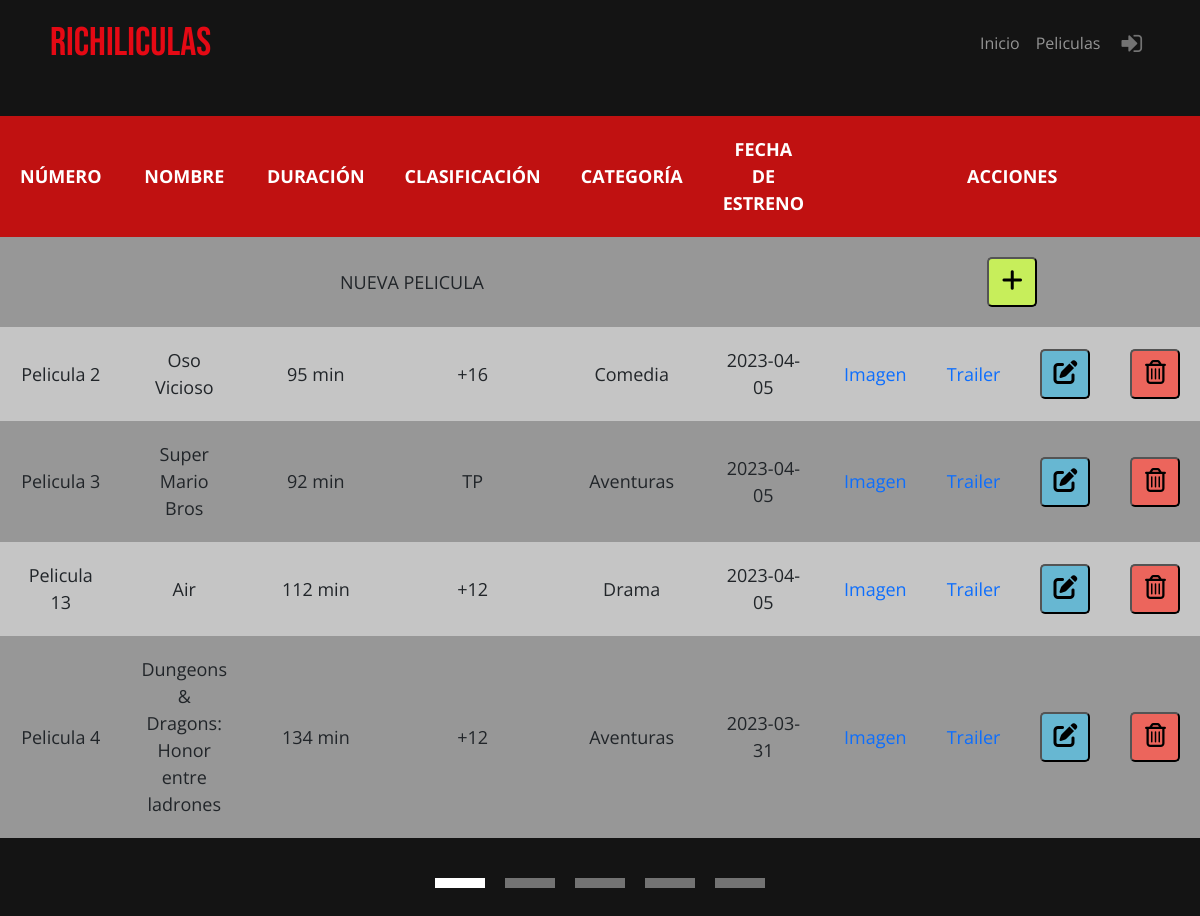
Screenshot of /controlador/admin/controlador_admin_peliculas.php with the database file from the repository.
### tables this page shows
CREATE TABLE `pelicula` (
  `id_pelicula` smallint(6) NOT NULL,
  `nombre` varchar(200) NOT NULL,
  `imagen` varchar(200) DEFAULT NULL,
  `sinopsis` varchar(2000) DEFAULT NULL,
  `duracion` smallint(6) NOT NULL,
  `url` varchar(1000) DEFAULT NULL,
  `clasificacion` enum('TP','+7','+12','+16','+18') NOT NULL,
  `categoria` enum('Acción','Aventuras','Ciencia Ficción','Comedia','No-Ficción','Drama','Documental','Fantasía','Musical','Suspense','Terror','Thriller','Animación','Infantil') NOT NULL,
  `fecha_estreno` date DEFAULT NULL
);

### modelo/conexion.php (called while the page is built)
<?php
class Conexion
{
    private $servidor = "localhost";
    private $usuario = "root";
    private $clave = "";
    private $dbname = "cine";
    function conex()
    {
        try {
            return new PDO("mysql:host=$this->servidor;dbname=$this->dbname;charset=utf8", $this->usuario, $this->clave);
        } catch (PDOException $e) {
            return "Error" . $e->getMessage();
        }
    }
}
?>

### modelo/paginacion.php (called while the page is built, shortened)
<?php
include_once("conexion.php");
class Paginacion extends Conexion
{
    private $resultadoporpag;
    private $indice;
    private $totalpag;
    private $conexion;
    private $tabla;
    function __construct($resultadoporpag, $tabla)
    {
        $this->tabla = $tabla;
        $this->conexion = parent::conex();
        $this->resultadoporpag = $resultadoporpag;
        $this->indice = 0;
        $this->conexion = parent::conex();
        $this->calcularPag();
    }
    function calcularPag()
    {
        if ($this->tabla == 'pelicula' || $this->tabla == 'pelicula_admin') {
            $stmt = $this->conexion->prepare("SELECT COUNT(DISTINCT pelicula.id_pelicula) as total FROM pelicula;");
        } elseif ($this->tabla == 'sala') {
            $stmt = $this->conexion->prepare("SELECT COUNT(DISTINCT sala.id_sala) as total FROM sala;");
        }elseif ($this->tabla == 'usuario') {
            $stmt = $this->conexion->prepare("SELECT COUNT(DISTINCT usuario.id_usuario) as total FROM usuario;");
        }elseif ($this->tabla == 'entradas') {
            $stmt = $this->conexion->prepare("SELECT COUNT(DISTINCT reserva.id_reserva) as total FROM reserva;");
        }
        $stmt->execute();
        $this->numresultados = $stmt->fetch(PDO::FETCH_OBJ)->total;
        $this->totalpag = $this->numresultados / $this->resultadoporpag;
    }
    function mostrar()
    {
        try {
            if ($this->tabla == 'pelicula' || $this->tabla == 'pelicula_admin') {
                $stmt = $this->conexion->prepare("SELECT DISTINCT id_pelicula, nombre,imagen,sinopsis,duracion, url, clasificacion,categoria, fecha_estreno FROM pelicula ORDER BY fecha_estreno DESC, id_pelicula ASC LIMIT $this->indice, $this->resultadoporpag;");
            } elseif ($this->tabla == 'sala') {
                $stmt = $this->conexion->prepare("SELECT DISTINCT id_sala,descripcion,capacidad,habilitada,luxury FROM sala ORDER BY id_sala LIMIT $this->indice, $this->resultadoporpag;");
            } elseif ($this->tabla == 'usuario') {
                $stmt = $this->conexion->prepare("SELECT DISTINCT id_usuario,nombre,apellido,correo,contrasena,rol FROM usuario ORDER BY id_usuario LIMIT $this->indice, $this->resultadoporpag;");
            }
            $stmt->execute();
            $registroarray = $stmt->fetchAll(PDO::FETCH_ASSOC);
            return $registroarray;
        } catch (PDOException $e) {
            echo "Error" . $e->getMessage();
        }
    }
    function numeritos()
    {
        $array = array();
        for ($i = 0; $i < $this->totalpag; $i++) {
            $array[] = $i + 1;
        }
        return $array;
    }
}

### vista/pelicula/pelicula_admin.php (the view, shortened to what this page needs)
<!DOCTYPE html>
<html lang="en">
<head>
    <link rel="stylesheet" href="vista/css/tablasAdmin.css">
    <link rel="stylesheet" href="vista/css/estilos.css">
    <link href="https://cdn.jsdelivr.net/npm/bootstrap@5.3.0-alpha1/dist/css/bootstrap.min.css" rel="stylesheet">
</head>
<body>
    <?php
    include "vista/menu.php";
    ?>
    <table id='table'>
        <thead>
            <th data-titulo='Número'>NÚMERO</th>
            <th data-titulo='Nombre'>NOMBRE</th>
            <th data-titulo='Duración'>DURACIÓN</th>
            <th data-titulo='Clasificación'>CLASIFICACIÓN</th>
            <th data-titulo='Categoria'>CATEGORÍA</th>
            <th data-titulo='Fecha de estreno'>FECHA DE ESTRENO</th>
            <th data-titulo='acciones' colspan="4">ACCIONES</th>
        </thead>
        <tr>
            <td colspan="6">NUEVA PELICULA</td>
            <td colspan="4">
                <form method="post" action="index.php">
                    <button class="insert" name="nueva_pelicula" title="Añadir"><i class='fas fa-plus' style='font-size:24px'></i></button>
                </form>
            </td>
        </tr>
        <?php
        foreach ($arraypeliculaspaginado_pelicula as $row) {
        ?>
            <tr>
                <td data-titulo='Número'><?php echo 'Pelicula ' . $row['id_pelicula'] ?></td>
                <td data-titulo='Nombre'><?php echo $row['nombre'] ?></td>
                <td data-titulo='Duración'><?php echo $row['duracion'] . ' min' ?></td>
                <td data-titulo='Clasificación'><?php echo $row['clasificacion'] ?></td>
                <td data-titulo='Categoria'><?php echo $row['categoria'] ?></td>
                <td data-titulo='Fecha de estreno'><?php echo $row['fecha_estreno'] ?></td>
                <td>
                    <?php if ($row['imagen'] != null) { ?>
                        <a href="vista/fotos/<?php echo $row['imagen'] ?>" target="_blank" style="text-decoration: none">Imagen</a>
                    <?php } else { ?>
                    <?php } ?>
                </td>
                <td>
                    <?php if ($row['url'] != null) { ?>
                        <a href="<?php echo 'https://www.youtube.com/embed/' . $row['url'] ?>" target="_blank" style="text-decoration: none">Trailer</a>
                    <?php } else { ?>
                    <?php } ?>
                </td>
                <td>
                    <form method="post" action="index.php">
                        <button class="edit" name="editar_pelicula" title="Editar"><i class='fas fa-edit' style='font-size:24px'></i></button>
                    </form>
                </td>
                <td>
                    <form method="post" action="index.php">
                        <button class="trash" name="borrar_peli" title="Borrar"><i class='far fa-trash-alt' style='font-size:24px'></i></button>
                    </form>
                </td>
            </tr>
        <?php
        }
        ?>
    </table>
    <div id='contain'>
        <div id='dentro' style="margin-top: 0px; margin-bottom:40px">
            <?php
            foreach ($num_pelicula as $a) {
                if (isset($_GET["pagina_pelicula"])) {
                    if ($_GET["pagina_pelicula"] == $a) {
            ?>
                        <a href='?pagina_pelicula=<?= ($a) ?>'>
                            <div id='colorea' class='dentro'></div>
                        </a>
                    <?php
                    } else {
                    ?>
                        <a href='?pagina_pelicula=<?= ($a) ?>'>
                            <div class='dentro'></div>
                        </a>
                    <?php
                    }
                } else {
                    if ($a == 1) {
                    ?>
                        <a href='?pagina_pelicula=<?= ($a) ?>'>
                            <div id='colorea' class='dentro'></div>
                        </a>
                    <?php
                    } else {
                    ?>
                        <a href='?pagina_pelicula=<?= ($a) ?>'>
                            <div class='dentro'></div>
                        </a>
            <?php
                    }
                }
            }
            ?>
        </div>
    </div>
</body>
</html>

### controlador/admin/controlador_admin_peliculas.php (shortened to what this page needs)
<?php
if (isset($_POST['nueva_pelicula']) || isset($_POST['editar_pelicula']) || (isset($_POST['enviar_pelicula']))) {
    if (isset($_POST["id_pelicula"])) {
        $id_pelicula = $_POST["id_pelicula"];
    }
    if (isset($_POST['enviar_pelicula'])) {
        if (!isset($_POST['id_pelicula'])) {
            $id_pelicula = $peliculas->obtieneUltimoID();
            $id_pelicula = $id_pelicula + 1;
            $nombre = $_POST['nombre'];
            $imagen = $_FILES['imagen']['name'];
            $temp = $_FILES['imagen']['tmp_name'];
            if ($imagen != null) {
                move_uploaded_file($temp, 'vista/fotos/' . $imagen);
            } else {
                $imagen = null;
            }
            $sinopsis = $_POST['sinopsis'];
            $duracion = $_POST['duracion'];
            $url = $_POST['url_new'];
            $clasificacion = $_POST['clasificacion'];
            $categoria = $_POST['categoria'];
            $fecha_estreno = $_POST['fecha_estreno'];
            $fecha_mysql = date('Y-m-d', strtotime(str_replace('/', '-', $fecha_estreno)));
            $pelicula_nueva = new Pelicula($id_pelicula, $nombre, $imagen, $sinopsis, $duracion, $url, $clasificacion, $categoria, $fecha_mysql);
            $pelicula_nueva->crear();
            $result = 'Pelicula creada correctamente';
            $pagina_pelicula = new Paginacion(4, "pelicula_admin");
            $arraypeliculaspaginado_pelicula = $pagina_pelicula->mostrar();
            $num_pelicula = $pagina_pelicula->numeritos();
            require_once('./controlador/crear_horario.php');
            require_once("vista/pelicula/pelicula_admin.php");
        } else {
            $id_pelicula = $_POST["id_pelicula"];
            $nombre = $_POST['nombre'];
            $imagen = $_FILES['imagen']['name'];
            $temp = $_FILES['imagen']['tmp_name'];
            if ($imagen != null) {
                move_uploaded_file($temp, 'vista/fotos/' . $imagen);
            } else {
                $peli = new Pelicula('', '', '', '', '', '', '', '', '');
                $imagen = $peli->obtieneDeID($id_pelicula)->imagen;
            }
            $sinopsis = $_POST['sinopsis'];
            $duracion = $_POST['duracion'];
            $url = $_POST['url_new'];
            $clasificacion = $_POST['clasificacion'];
            $categoria = $_POST['categoria'];
            $fecha_estreno = $_POST['fecha_estreno'];
            $fecha_mysql = date('Y-m-d', strtotime(str_replace('/', '-', $fecha_estreno)));
            $pelicula_nueva = new Pelicula($id_pelicula, $nombre, $imagen, $sinopsis, $duracion, $url, $clasificacion, $categoria, $fecha_mysql);
            $pelicula_nueva->actualizar();
            $result = 'Pelicula actualizada correctamente';
            $pagina_pelicula = new Paginacion(4, "pelicula_admin");
            $arraypeliculaspaginado_pelicula = $pagina_pelicula->mostrar();
            $num_pelicula = $pagina_pelicula->numeritos();
            require_once("vista/pelicula/pelicula_admin.php");
        }
    } else {
        if (isset($_POST['id_pelicula'])) {
            $nombre = $_POST['nombre'];
            $imagen = $_POST['imagen'];
            $sinopsis = $_POST['sinopsis'];
            $duracion = $_POST['duracion'];
            $url = $_POST['url'];
            $clasificacion = $_POST['clasificacion'];
            $categoria = $_POST['categoria'];
            $fecha_estreno = $_POST['fecha_estreno'];
        }
        require_once("vista/pelicula/crear_pelicula.php");
    }
} else {
    $pagina_pelicula = new Paginacion(4, "pelicula_admin");
    $arraypeliculaspaginado_pelicula = $pagina_pelicula->mostrar();
    $num_pelicula = $pagina_pelicula->numeritos();
    require_once("vista/pelicula/pelicula_admin.php");
}

### vista/menu.php (shortened to what this page needs)
<!DOCTYPE html>
<html lang="en">
<head>
    <link rel="stylesheet" href="vista/css/estilos.css">
    <link rel="stylesheet" href="https://cdnjs.cloudflare.com/ajax/libs/font-awesome/4.7.0/css/font-awesome.min.css">
</head>
<body>
    <div class="contenedor" style="background-color:#141414;">
        <form action="index.php" method="post">
            <nav class="navbar navbar-expand-lg navbar-dark">
                <a class="navbar-brand logotipo" href="index.php">Richiliculas</a>
                <div class="collapse navbar-collapse" id="navbarNav">
                    <ul class="navbar-nav ml-auto">
                        <li class="nav-item">
                            <a class="nav-link" href="index.php">Inicio</a>
                        </li>
                        <li class="nav-item">
                            <input type="submit" name="buscar_pelicula" id="botones" value="Peliculas" class="nav-link">
                        </li>
                        <?php
                        if (isset($_SESSION["usuario_sesion"])) {
                        ?>
                            <li class="nav-item">
                                <form method='post' action='index.php'>
                                    <button name="cerrar_sesion" title='Cerrar sesión' id="botones" class="fa fa-power-off" style='font-size:24px; color: #737373; padding:8px; margin-left:5px'></button>
                                </form>
                            </li>
                        <?php
                        } else {
                        ?>
                            <li class="nav-item">
                                <form method='post' action='index.php'>
                                    <button name="iniciar_sesion" title='Iniciar sesión' id="botones" class="fa fa-sign-in" style='font-size:24px; color: #737373; padding:8px; margin-left:5px'></button>
                                </form>
                            </li>
                        <?php
                        }
                        ?>
                    </ul>
                </div>
            </nav>
        </form>
    </div>
</body>
</html>

### vista/css/tablasAdmin.css (style rules this page uses)
table { background-color: white; text-align: center; border-collapse: collapse; margin: 0 auto; font-size: 18px; width: 90%; margin-top: 30px; }
th, td { padding: 20px; }
th { background-color: #c01111; border-bottom: solid 5px #0F362D; color: white; }
tr:nth-child(even) { background-color: #c5c5c5; }
tr:nth-child(odd) { background-color: rgb(151, 151, 151); }
button.edit { background-color: #67b7d2; border-radius: 5px; width: 50px; height: 50px; }
button.trash { background-color: #ec655c; border-radius: 5px; width: 50px; height: 50px; }
button.insert { background-color: #c7ee5b; border-radius: 5px; width: 50px; height: 50px; }

### vista/css/estilos.css (style rules this page uses)
:root { --rojo: #E50914; --fondo: #141414; }
* { margin: 0; padding: 0; box-sizing: border-box; }
body { background: var(--fondo); font-family: 'Open Sans', sans-serif; }
.logotipo { font-family: 'Bebas Neue', cursive; font-weight: normal; color: var(--rojo); font-size: 40px; margin-left: 50px; }
.navbar { display: flex; justify-content: space-between; }
.navbar-nav { margin-left: auto; margin-right: 50px; }
#botones { background-color: transparent; border: none; }
#contain { margin-top: 40px; background-color: transparent; display: flex; justify-content: center; align-items: center; }
#dentro { background-color: transparent; position: relative; width: 50%; margin: 0; display: flex; justify-content: center; align-items: center; gap: 20px 20px; flex-wrap: wrap; }
#dentro a { text-decoration: none; }
.dentro { background-color: #737373; color: white; width: 50px; height:10px; display: flex; text-align: center; justify-content: center; align-items: center; }
#colorea { background-color: white; color: white; font-weight: bold; }

### rows the page displays
pelicula: id_pelicula "2", nombre "Oso Vicioso", duracion "95", clasificacion "+16", categoria "Comedia", fecha_estreno "2023-04-05"
pelicula: id_pelicula "3", nombre "Super Mario Bros", duracion "92", clasificacion "TP", categoria "Aventuras", fecha_estreno "2023-04-05"
pelicula: id_pelicula "13", nombre "Air", duracion "112", clasificacion "+12", categoria "Drama", fecha_estreno "2023-04-05"
pelicula: id_pelicula "4", nombre "Dungeons & Dragons: Honor entre ladrones", duracion "134", clasificacion "+12", categoria "Aventuras", fecha_estreno "2023-03-31"
